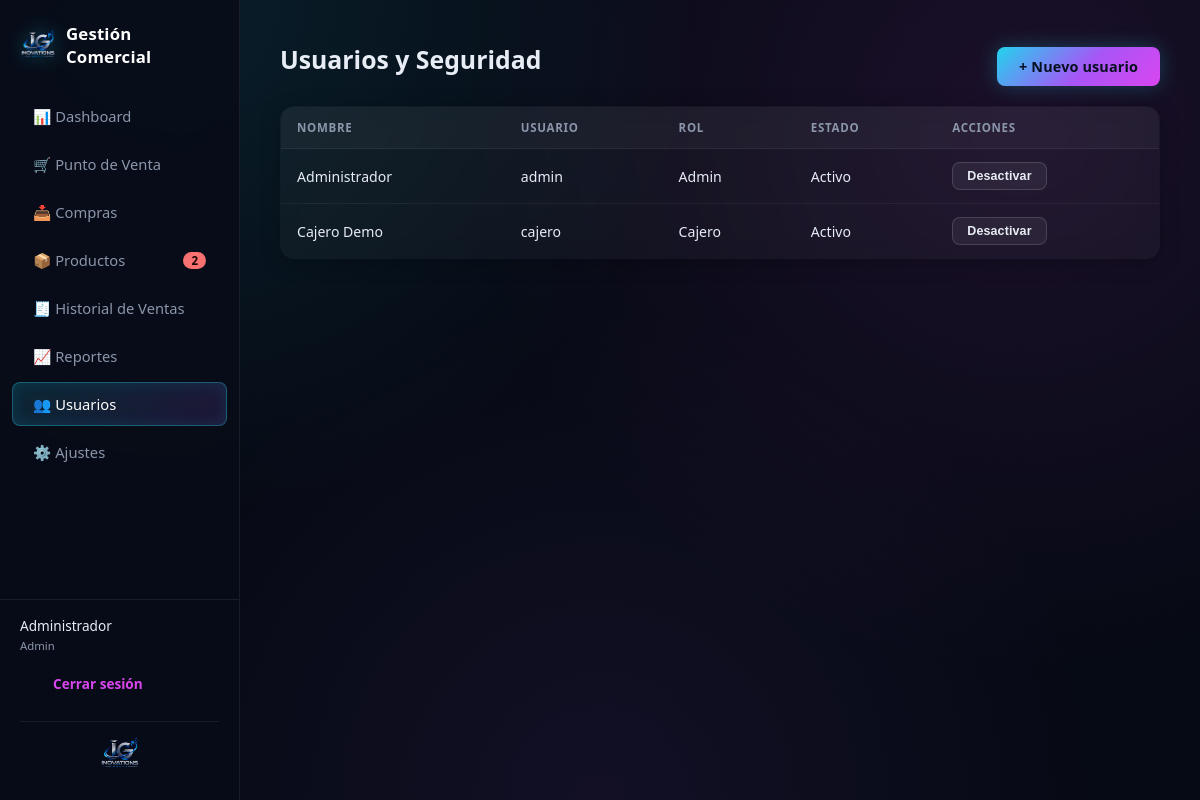
Screenshot of /usuarios (signed in) with the database file from the repository.
### tables this page shows
CREATE TABLE Usuarios (
            ID_Usuario      INTEGER PRIMARY KEY AUTOINCREMENT,
            NombreCompleto  TEXT NOT NULL,
            Username        TEXT NOT NULL UNIQUE,
            Password_Hash   TEXT NOT NULL,
            Rol             TEXT NOT NULL CHECK (Rol IN ('Admin', 'Cajero')),
            Activo          INTEGER NOT NULL DEFAULT 1,
            Email           TEXT,
            Telefono        TEXT
        );

### app.py (the view)
@app.route("/usuarios")
@login_required
@admin_required
def usuarios_list():
    conn = get_connection()
    usuarios = conn.execute("SELECT * FROM Usuarios ORDER BY NombreCompleto").fetchall()
    conn.close()
    return render_template("usuarios.html", usuarios=usuarios)

### app.py (called while the page is built)
def login_required(f):
    @wraps(f)
    def wrapper(*args, **kwargs):
        if "user_id" not in session:
            return redirect(url_for("login"))
        return f(*args, **kwargs)
    return wrapper

def admin_required(f):
    @wraps(f)
    def wrapper(*args, **kwargs):
        if session.get("rol") != "Admin":
            flash("Acceso restringido: se requiere rol Administrador.", "danger")
            return redirect(url_for("dashboard"))
        return f(*args, **kwargs)
    return wrapper

@app.context_processor
def inject_globals():
    conn = get_connection()
    stock_bajo = conn.execute(
        "SELECT COUNT(*) AS c FROM Productos WHERE Stock_Actual <= Stock_Minimo AND Activo=1"
    ).fetchone()["c"]
    conn.close()
    return dict(alertas_stock=stock_bajo, session=session)

### database.py (called while the page is built)
def get_connection():
    conn = sqlite3.connect(DB_PATH)
    conn.row_factory = sqlite3.Row
    conn.execute("PRAGMA foreign_keys = ON")
    return conn

### templates/usuarios.html (shortened to what this page needs)
{% extends "base.html" %}
{% block content %}
<div class="actions-row">
  <h1 style="margin:0;">Usuarios y Seguridad</h1>
  <a href="{{ url_for('usuario_nuevo') }}" class="btn">+ Nuevo usuario</a>
</div>
<table>
  <tr><th>Nombre</th><th>Usuario</th><th>Rol</th><th>Estado</th><th>Acciones</th></tr>
  {% for u in usuarios %}
  <tr>
    <td>{{ u.NombreCompleto }}</td>
    <td>{{ u.Username }}</td>
    <td>{{ u.Rol }}</td>
    <td>{{ 'Activo' if u.Activo else 'Inactivo' }}</td>
    <td>
      <form method="POST" action="{{ url_for('usuario_toggle', uid=u.ID_Usuario) }}">
        <button class="btn small secondary" type="submit">
          {{ 'Desactivar' if u.Activo else 'Activar' }}
        </button>
      </form>
    </td>
  </tr>
  {% endfor %}
</table>
{% endblock %}

### templates/base.html (shortened to what this page needs)
<!DOCTYPE html>
<html lang="es">
<head>
<link rel="stylesheet" href="{{ url_for('static', filename='css/style.css') }}">
</head>
<body>
{% if session.get('user_id') %}
<div class="layout">
  <nav class="sidebar">
    <div class="brand"><img src="{{ url_for('static', filename='img/logo.png') }}" alt="Logo"><span>Gestión Comercial</span></div>
    <a href="{{ url_for('dashboard') }}" class="{{ 'active' if request.endpoint=='dashboard' }}">📊 Dashboard</a>
    <a href="{{ url_for('pos') }}" class="{{ 'active' if request.endpoint=='pos' }}">🛒 Punto de Venta</a>
    {% if session.get('rol') == 'Admin' %}
    <a href="{{ url_for('compras') }}" class="{{ 'active' if request.endpoint in ['compras','compras_historial','compra_detalle'] }}">📥 Compras</a>
    {% endif %}
    <a href="{{ url_for('productos_list') }}" class="{{ 'active' if request.endpoint in ['productos_list','producto_nuevo','producto_editar'] }}">
      📦 Productos
      {% if alertas_stock > 0 %}<span class="badge">{{ alertas_stock }}</span>{% endif %}
    </a>
    <a href="{{ url_for('ventas_historial') }}" class="{{ 'active' if request.endpoint in ['ventas_historial','venta_detalle'] }}">🧾 Historial de Ventas</a>
    <a href="{{ url_for('reportes') }}" class="{{ 'active' if request.endpoint=='reportes' }}">📈 Reportes</a>
    {% if session.get('rol') == 'Admin' %}
    <a href="{{ url_for('usuarios_list') }}" class="{{ 'active' if request.endpoint in ['usuarios_list','usuario_nuevo'] }}">👥 Usuarios</a>
    {% endif %}
    <a href="{{ url_for('ajustes') }}" class="{{ 'active' if request.endpoint=='ajustes' }}">⚙️ Ajustes</a>
    <div class="sidebar-footer">
      <div class="user-info">{{ session.get('nombre') }}<br><small>{{ session.get('rol') }}</small></div>
      <a href="{{ url_for('logout') }}" class="logout">Cerrar sesión</a>
      <div class="brand-signature">
        <img src="{{ url_for('static', filename='img/logo.png') }}" alt="Logo" class="signature-logo">
      </div>
    </div>
  </nav>
  <main class="content">
    {% block content %}{% endblock %}
  </main>
</div>
{% endif %}
</body>
</html>

### static/css/style.css (style rules this page uses)
:root { --bg: #060a14; --bg-2: #0b1120; --sidebar-bg: rgba(8, 12, 24, 0.92); --card-bg: rgba(255, 255, 255, 0.035); --card-border: rgba(255, 255, 255, 0.09); --card-border-hover: rgba(34, 211, 238, 0.45); --cyan: #22d3ee; --magenta: #d946ef; --purple: #a855f7; --gradient: linear-gradient(135deg, var(--cyan) 0%, var(--purple) 55%, var(--magenta) 100%); --text: #e7ecf5; --text-dim: #8b96ab; --text-dimmer: #5f6a80; --verde: #22c55e; --acento: #eab308; --rojo: #f87171; --radius: 14px; --radius-sm: 8px; }
* { box-sizing: border-box; }
body { margin: 0; font-family: 'Segoe UI', system-ui, -apple-system, sans-serif; color: var(--text); background: radial-gradient(circle at 15% 0%, rgba(34, 211, 238, 0.10), transparent 40%), radial-gradient(circle at 85% 15%, rgba(217, 70, 239, 0.10), transparent 45%), radial-gradient(circle at 50% 100%, rgba(168, 85, 247, 0.08), transparent 50%), var(--bg); min-height: 100vh; }
a { text-decoration: none; color: inherit; }
.layout { display: flex; min-height: 100vh; }
.sidebar { width: 240px; background: var(--sidebar-bg); border-right: 1px solid rgba(255,255,255,0.07); backdrop-filter: blur(14px); color: white; display: flex; flex-direction: column; padding: 22px 0; flex-shrink: 0; }
.sidebar .brand { font-size: 1.05rem; font-weight: 700; padding: 0 20px 24px; display: flex; align-items: center; gap: 10px; letter-spacing: .01em; }
.sidebar .brand img { width: 36px; height: 36px; border-radius: 9px; object-fit: contain; flex-shrink: 0; filter: drop-shadow(0 0 10px rgba(34, 211, 238, 0.35)); }
.sidebar a { padding: 11px 20px; margin: 2px 12px; border-radius: var(--radius-sm); color: var(--text-dim); font-size: .92rem; font-weight: 500; display: flex; align-items: center; gap: 10px; justify-content: space-between; border: 1px solid transparent; transition: all .15s ease; }
.sidebar a.active { background: linear-gradient(135deg, rgba(34,211,238,0.14), rgba(168,85,247,0.14)); color: #fff; border-color: rgba(34, 211, 238, 0.35); box-shadow: 0 0 16px rgba(34, 211, 238, 0.12) inset; }
.sidebar .badge { background: var(--rojo); color: #1a0505; font-weight: 700; border-radius: 20px; padding: 1px 8px; font-size: .72rem; }
.sidebar-footer { margin-top: auto; padding: 16px 20px 4px; border-top: 1px solid rgba(255,255,255,.08); }
.sidebar-footer .user-info { font-size: .85rem; margin-bottom: 8px; color: var(--text); }
.sidebar-footer .user-info small { color: var(--text-dim); }
.sidebar-footer .logout { color: var(--magenta); font-size: .85rem; font-weight: 600; }
.sidebar-footer .brand-signature { margin-top: 16px; padding-top: 12px; border-top: 1px solid rgba(255,255,255,.07); display: flex; justify-content: center; }
.sidebar-footer .brand-signature .signature-logo { width: 40px; height: 40px; object-fit: contain; opacity: .85; }
.content { flex: 1; padding: 32px 40px; max-width: 1280px; }
h1 { font-size: 1.55rem; margin-bottom: 22px; font-weight: 700; color: var(--text); }
.btn { display: inline-block; background: var(--gradient); color: #06111f; border: none; font-weight: 700; letter-spacing: .01em; padding: 10px 22px; border-radius: var(--radius-sm); font-size: .9rem; cursor: pointer; margin-top: 15px; box-shadow: 0 0 20px rgba(34, 211, 238, 0.25); transition: transform .12s ease, box-shadow .12s ease, filter .12s ease; }
.btn.secondary { background: rgba(255,255,255,0.06); color: var(--text); border: 1px solid rgba(255,255,255,0.14); box-shadow: none; }
.btn.small { padding: 6px 14px; font-size: .78rem; margin-top: 0; }
.actions-row { display:flex; justify-content: space-between; align-items:center; margin-bottom: 20px; flex-wrap: wrap; gap: 10px; }
table { width: 100%; border-collapse: collapse; background: var(--card-bg); border: 1px solid var(--card-border); border-radius: var(--radius); overflow: hidden; backdrop-filter: blur(10px); box-shadow: 0 4px 20px rgba(0,0,0,.25); }
th, td { padding: 13px 16px; text-align: left; font-size: .88rem; border-bottom: 1px solid rgba(255,255,255,0.06); }
th { background: rgba(255,255,255,0.03); color: var(--text-dim); font-weight: 700; font-size: .72rem; text-transform: uppercase; letter-spacing: .06em; }
tr:last-child td { border-bottom: none; }

### rows the page displays
Usuarios: get "Administrador", NombreCompleto "Administrador", Username "admin", Rol "Admin", Activo "Activo", Activo "Desactivar"
Usuarios: NombreCompleto "Cajero Demo", Username "cajero", Rol "Cajero", Activo "Activo", Activo "Desactivar"

### other values shown
{{ alertas_stock }} "2"
{{ session.get('rol') }} "Admin"
